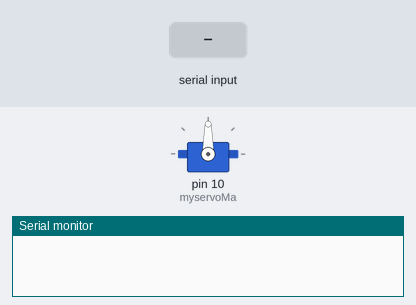
Bench run of a sketch on a simulated Arduino Uno, built with avr-gcc and run on an emulated ATmega328P. Parts: servo, the last lines printed to the serial monitor. Inputs (shaded band) come from the test bench.

Above: at 1.2 s.
1.3 s: "30,150\n" received over the second serial link
At 1.6 s:
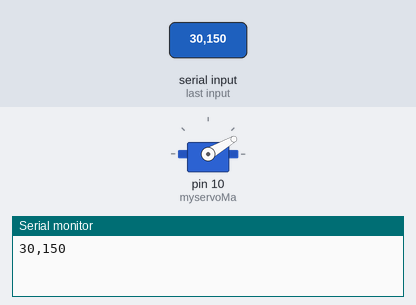
2.8 s: "5\n" received over the second serial link
At 4.0 s:
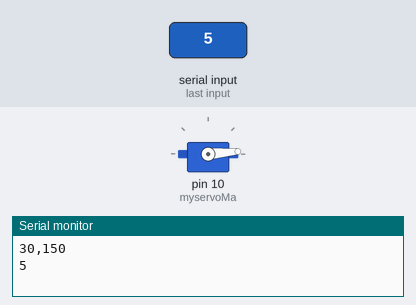
4.3 s: "200\n" received over the second serial link
At 5.1 s:
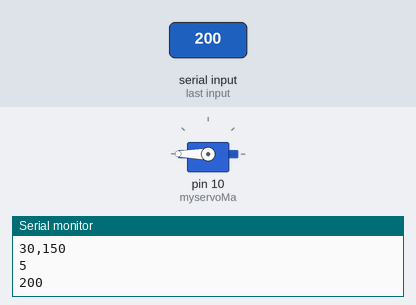
5.8 s: "90,45\n" received over the second serial link
At 6.3 s:
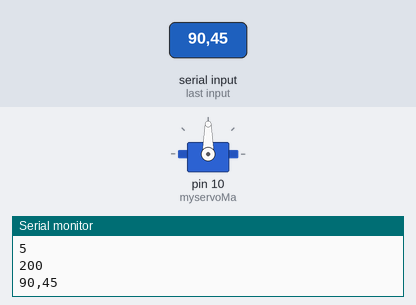
Timing chart, 0 to 8.3 s (numbered marks = the images above; inputs shaded):
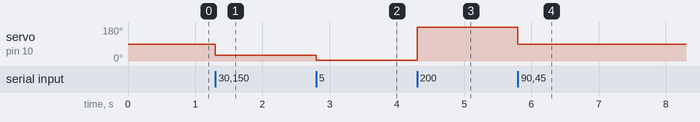

Measured:
- after the input at 1.3 s, servo on pin 10 (myservoMa): 90° → 30° at once
- after the input at 2.8 s, servo on pin 10 (myservoMa): 30° → 5° at once
- after the input at 4.3 s, servo on pin 10 (myservoMa): 5° → 180° at once
- after the input at 5.8 s, servo on pin 10 (myservoMa): 180° → 90° at once

The sketch:

btServo.ino
```cpp
#include <LiquidCrystal.h>
#include <Servo.h>
#include <SoftwareSerial.h>

SoftwareSerial Genotronex(11, 12); // RX, TX
Servo myservoMa;
int posMa = 120;
int incMa = 0;
String data = "";
int incoming = 0;

void setup() {
  Genotronex.begin(9600);
  Serial.begin(9600);
  myservoMa.attach(10);
}

void loop() {
  if (Genotronex.available()){
      char character = Genotronex.read();
      data.concat(character);
      if (character == '\n'){
        Serial.println(data);
        incoming = data.toInt();
        data = "";

        myservoMa.write(incoming);
        delay(15);
      }
  }
}
```
